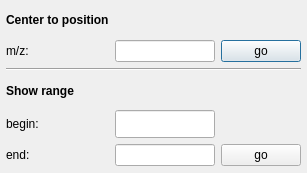
<ui version="4.0" stdsetdef="1" >
  <author></author>
  <comment></comment>
  <exportmacro></exportmacro>
  <class>Spectrum1DGoToDialogTemplate</class>
  <widget class="QDialog" name="Spectrum1DGoToDialogTemplate" >
    <property name="geometry" >
      <rect>
        <x>0</x>
        <y>0</y>
        <width>307</width>
        <height>173</height>
      </rect>
    </property>
    <property name="windowTitle" >
      <string>go to</string>
    </property>
    <widget class="QWidget" name="layout2" >
      <property name="geometry" >
        <rect>
          <x>6</x>
          <y>6</y>
          <width>295</width>
          <height>160</height>
        </rect>
      </property>
      <layout class="QGridLayout" >
        <property name="margin" >
          <number>0</number>
        </property>
        <item row="4" column="1" >
          <widget class="QLineEdit" name="minPositionLineEdit" >
            <property name="maximumSize" >
              <size>
                <width>100</width>
                <height>32767</height>
              </size>
            </property>
          </widget>
        </item>
        <item row="4" column="0" >
          <widget class="QLabel" name="textLabel4" >
            <property name="text" >
              <string>begin:</string>
            </property>
            <property name="wordWrap" >
              <bool>false</bool>
            </property>
          </widget>
        </item>
        <item row="3" column="0" >
          <widget class="QLabel" name="textLabel2_2" >
            <property name="font" >
              <font>
                <bold>true</bold>
              </font>
            </property>
            <property name="text" >
              <string>Show range</string>
            </property>
            <property name="wordWrap" >
              <bool>false</bool>
            </property>
          </widget>
        </item>
        <item row="1" column="0" >
          <widget class="QLabel" name="textLabel1" >
            <property name="text" >
              <string>m/z:</string>
            </property>
            <property name="wordWrap" >
              <bool>false</bool>
            </property>
          </widget>
        </item>
        <item row="5" column="1" >
          <widget class="QLineEdit" name="maxPositionLineEdit" >
            <property name="maximumSize" >
              <size>
                <width>100</width>
                <height>32767</height>
              </size>
            </property>
          </widget>
        </item>
        <item row="0" column="0" >
          <widget class="QLabel" name="textLabel2" >
            <property name="font" >
              <font>
                <bold>true</bold>
              </font>
            </property>
            <property name="text" >
              <string>Center to position</string>
            </property>
            <property name="wordWrap" >
              <bool>false</bool>
            </property>
          </widget>
        </item>
        <item row="1" column="2" >
          <widget class="QPushButton" name="gotoButton" >
            <property name="text" >
              <string>go</string>
            </property>
          </widget>
        </item>
        <item row="1" column="1" >
          <widget class="QLineEdit" name="centerPositionLineEdit" >
            <property name="sizePolicy" >
              <sizepolicy>
                <hsizetype>3</hsizetype>
                <vsizetype>0</vsizetype>
                <horstretch>0</horstretch>
                <verstretch>0</verstretch>
              </sizepolicy>
            </property>
            <property name="maximumSize" >
              <size>
                <width>100</width>
                <height>32767</height>
              </size>
            </property>
          </widget>
        </item>
        <item row="5" column="2" >
          <widget class="QPushButton" name="setVisibleAreaButton" >
            <property name="text" >
              <string>go</string>
            </property>
          </widget>
        </item>
        <item rowspan="1" row="2" column="0" colspan="3" >
          <widget class="Line" name="line2" >
            <property name="frameShape" >
              <enum>QFrame::HLine</enum>
            </property>
            <property name="frameShadow" >
              <enum>QFrame::Sunken</enum>
            </property>
          </widget>
        </item>
        <item row="5" column="0" >
          <widget class="QLabel" name="textLabel5" >
            <property name="text" >
              <string>end:</string>
            </property>
            <property name="wordWrap" >
              <bool>false</bool>
            </property>
          </widget>
        </item>
      </layout>
    </widget>
  </widget>
  <layoutdefault spacing="6" margin="11" />
  
  <tabstops>
    <tabstop>centerPositionLineEdit</tabstop>
    <tabstop>gotoButton</tabstop>
    <tabstop>minPositionLineEdit</tabstop>
    <tabstop>maxPositionLineEdit</tabstop>
    <tabstop>setVisibleAreaButton</tabstop>
  </tabstops>
  <connections>
    <connection>
      <sender>gotoButton</sender>
      <signal>clicked()</signal>
      <receiver>Spectrum1DGoToDialogTemplate</receiver>
      <slot>gotoButton_clicked()</slot>
    </connection>
    <connection>
      <sender>setVisibleAreaButton</sender>
      <signal>clicked()</signal>
      <receiver>Spectrum1DGoToDialogTemplate</receiver>
      <slot>setVisibleAreaButton_clicked()</slot>
    </connection>
    <connection>
      <sender>centerPositionLineEdit</sender>
      <signal>returnPressed()</signal>
      <receiver>Spectrum1DGoToDialogTemplate</receiver>
      <slot>gotoButton_clicked()</slot>
    </connection>
    <connection>
      <sender>minPositionLineEdit</sender>
      <signal>returnPressed()</signal>
      <receiver>Spectrum1DGoToDialogTemplate</receiver>
      <slot>setVisibleAreaButton_clicked()</slot>
    </connection>
    <connection>
      <sender>maxPositionLineEdit</sender>
      <signal>returnPressed()</signal>
      <receiver>Spectrum1DGoToDialogTemplate</receiver>
      <slot>setVisibleAreaButton_clicked()</slot>
    </connection>
  </connections>
</ui>
